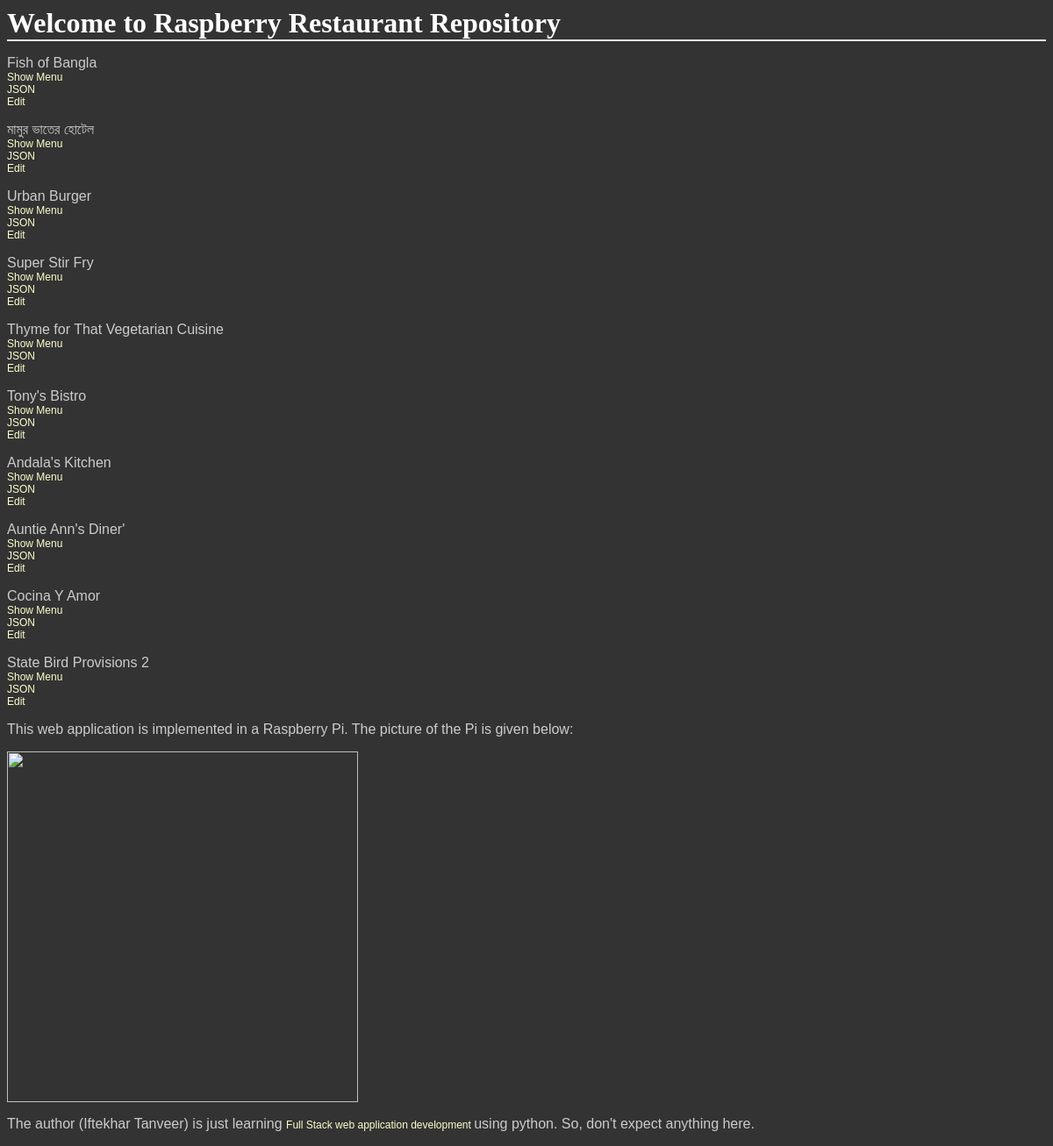
The page / on the database its author committed.
### database_setup.py (models this page shows)
class Restaurant(Base):
    __tablename__ = 'restaurant'
    name = Column(String(80),nullable = False)
    id = Column(Integer,primary_key=True)

### server.py (the view)
@app.route('/')
def ShowRest():
    allrest = session.query(Restaurant).all()
    output = render_template('restaurant.html',rests=allrest)
    return output

### templates/restaurant.html (shortened to what this page needs)
<html>
<head>
    <link rel=stylesheet type=text/css href="{{ url_for('static', filename='styles.css') }}">
</head>
<body>
<h1>Welcome to Raspberry Restaurant Repository</h1>
{% for i in rests %}
<div>
<p>
{{i.name}}<br/>
<a href="{{url_for('ShowMenu',restid=i.id)}}">Show Menu </a><br/>
<a href={{url_for('ShowMenuJSON',restaurant_id=i.id)}}>JSON</a><br/>
<a href="{{url_for('EditRestaurant',restid=i.id)}}">Edit</a>
</p>
</div>
{% endfor %}
</body>
<p>This web application is implemented in a Raspberry Pi. The picture of the Pi is given below:</p>
<img src="https://lh3.googleusercontent.com/XUzbgRMOhqqPau3AIHONyMl16UCRGogXVL35aRNr8Z9IuRt0aMyEeY_TNX2UATLgD_4pF5taYFOAVZ5SW0WdqaqT56jDc0opbJjS9s-IsOXgf8dv5r4IBKJ78T0LKTOW_UCjRLxrAkdijwVRwgkE1TjhhEjp3Rt7iwWFVWi9wlFkIYmn7Ay-cDfUahpexpm2iBE3BOa10FMK-U1rz7KW39pEVVpIRpgBhpzuvTNf99bg5vPG1tyRC1w9dm7hlboGay5otuOyWJ8ehIN_W0jQ5q2MGVIl4QFIE1FNYWfO-yKL4vvjXB7Rq1s9bwuLid-9glsTYHNMYLnYB4mDH21tJ7z4Ab5axF-T46CDxB_O3qLPAmZ9kKBAUIkEvRKQGtH7pebBC01uuuUHZEZW-frcAzKPiowxV28VyVmgOGxSCCNdLzPyEWM5FNsQ6e4Us_5AlfeXzzL-YKs3fTni96MnKLzzMhLr316yHx0pOUa6jIMIDT0fl3p07Slk-uKNWh14i7z6ePi9crDkCgi3L84RN6Vvbv8EehPmEoGmGocLfDwrJkfIR9Pul0izd7cF-ZPA7QiFFl2tGjC0DjTOveGhhw_zrkwXKy60cPaRS548Z_PYVRbZmEPq-g=w1844-h1038-no" width="400" />
<p>The author (Iftekhar Tanveer) is just learning
<a href="http://www.udacity.com/course/full-stack-foundations--ud088"> Full Stack web application development </a> using python.
So, don't expect anything here.</a>
</html>

### static/styles.css (style rules this page uses)
body { font-family: sans-serif; background-image: url('img3.jpg'); background-color: #333333 }
h1, h2, h3, h4 { color: #FFFFFF; }
h1, h2 { font-family: 'Georgia', serif; margin: 0; }
h1 { border-bottom: 2px solid #eee; }
p, dd, dt { color: #CCCCCC; }
a { text-decoration: none; color:#FFFFCC; font-size: .75em; }

### rows shown on the page
Restaurant: name "Fish of Bangla"
Restaurant: name "মামুর ভাতের হোটেল"
Restaurant: name "Urban Burger"
Restaurant: name "Super Stir Fry"
Restaurant: name "Thyme for That Vegetarian Cuisine"
Restaurant: name "Tony's Bistro"
Restaurant: name "Andala's Kitchen"
Restaurant: name "Auntie Ann's Diner'"
Restaurant: name "Cocina Y Amor"
Restaurant: name "State Bird Provisions 2"
